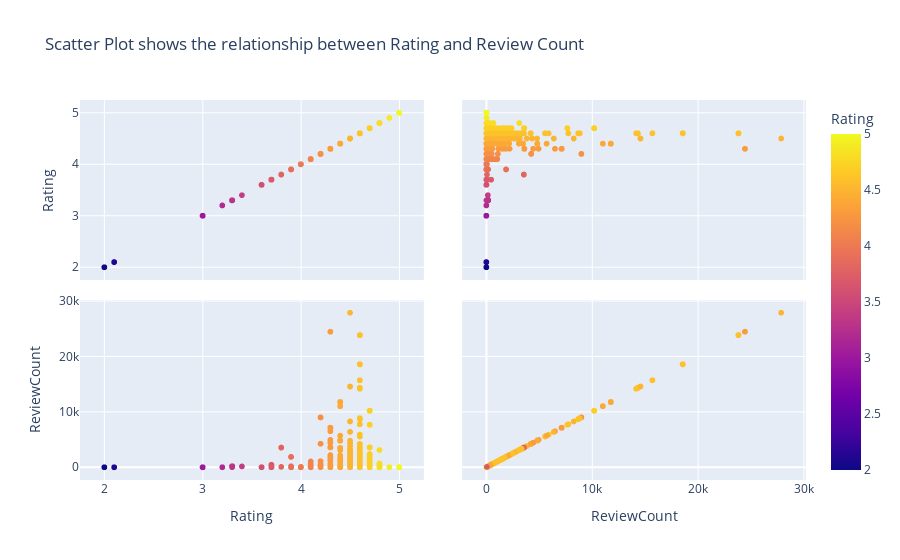

Notebook code cell kept with this figure:
### Markdown cell above
It seems that there is no correlation between rating and the length of description

### Code cell
fig = px.scatter_matrix(df2, dimensions=["Rating","ReviewCount"], color="Rating",title="Scatter Plot shows the relationship between Rating and Review Count")
fig.show()

### Figure 1 — Plotly figure (JSON) as saved in the notebook; plotly's stock layout.template omitted (floating-point values rounded to 4 significant figures; data arrays with more than 128 entries replaced by an {"elided": "..."} marker saying what was removed)
{"data": [{"dimensions": [{"axis": {"matches": true}, "label": "Rating", "values": {"elided": "3479 float values"}}, {"axis": {"matches": true}, "label": "ReviewCount", "values": {"elided": "3479 int values"}}], "hovertemplate": "%{xaxis.title.text}=%{x}<br>%{yaxis.title.text}=%{y}<br>Rating=%{marker.color}<extra></extra>", "legendgroup": "", "marker": {"color": {"elided": "3479 float values"}, "coloraxis": "coloraxis", "symbol": "circle"}, "name": "", "showlegend": false, "type": "splom"}], "layout": {"coloraxis": {"colorbar": {"title": {"text": "Rating"}}, "colorscale": [[0, "#0d0887"], [0.1111, "#46039f"], [0.2222, "#7201a8"], [0.3333, "#9c179e"], [0.4444, "#bd3786"], [0.5556, "#d8576b"], [0.6667, "#ed7953"], [0.7778, "#fb9f3a"], [0.8889, "#fdca26"], [1, "#f0f921"]]}, "dragmode": "select", "legend": {"tracegroupgap": 0}, "title": {"text": "Scatter Plot shows the relationship between Rating and Review Count"}}}
